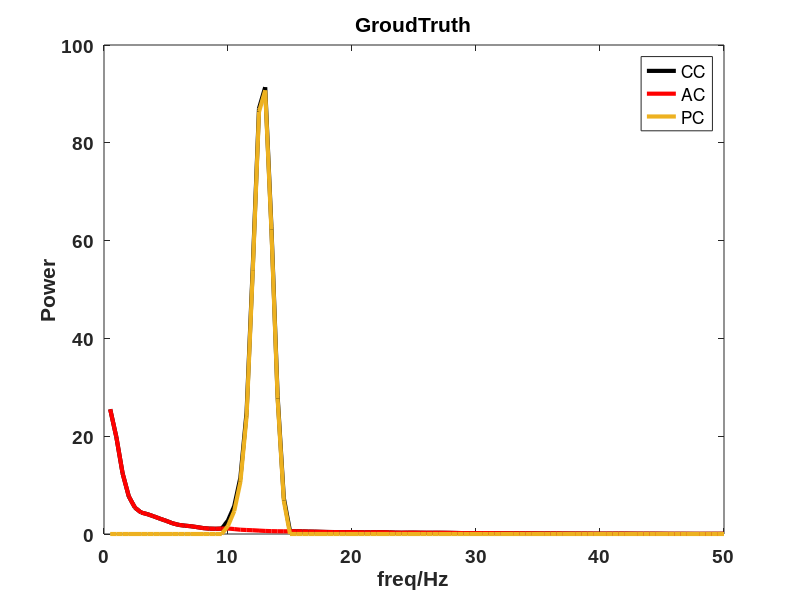

This figure's MATLAB source: (Note: this script raises an error after producing the figure.)
clc;clear;close all;
% 比较XiPi和FOOOF对于PGA仿真结果
load groudtruth_precantral_56.mat
load IEEG_spec.mat f
freq = f(2:101);

% GroudTruth
plot(freq,cc,'linewidth',3,'color','black')
set(gca,'fontName','Arial','fontSize',14,'fontWeight','bold')
xlabel('freq/Hz'); ylabel('Power')
hold on
plot(freq,ac,'linewidth',3,'color','r')
set(gca,'fontName','Arial','fontSize',14,'fontWeight','bold')
plot(freq,pc,'linewidth',3,'color','#EDB120')
set(gca,'fontName','Arial','fontSize',14,'fontWeight','bold')
legend('CC','AC','PC')
title('GroudTruth')

% XiPi
[psd_ftd,components] = scmem_unim(freq,cc',[0 0 0]);
% 总
plot(freq,cc,'linewidth',3,'color','black')
set(gca,'fontName','Arial','fontSize',14,'fontWeight','bold','xtick',[],'ytick',[])
hold on
plot(freq,components(:,1),'linewidth',3,'color','r')
plot(freq,components(:,2),'linewidth',3,'color','blue')
plot(freq,components(:,3),'linewidth',3,'color','green')
plot(freq,components(:,4),'linewidth',3,'color','#77AC30')
legend('Spt','ξ-π AC','ξ-π PC_1','ξ-π PC_2')

% ac
plot(freq,ac,'linewidth',3,'color','black')
set(gca,'fontName','Arial','fontSize',14,'fontWeight','bold','xtick',[],'ytick',[])
hold on
plot(freq,components(:,1),'linewidth',3,'color','#77AC30')

% pc
plot(freq,pc,'linewidth',3,'color','black')
hold on
plot(freq,psd_ftd - components(:,1),'linewidth',3,'color','#77AC30')
set(gca,'fontName','Arial','fontSize',14,'fontWeight','bold','xtick',[],'ytick',[])
ylim([0 60])

% FOOOF
% settings = struct('peak_width_limits',[1 12]);
settings = [];
fooof_results = fooof(freq,cc,[0 50], settings, 1);

% 总
plot(freq,cc,'linewidth',3,'color','black')
set(gca,'fontName','Arial','fontSize',14,'fontWeight','bold')
hold on
plot(freq,10.^fooof_results.ap_fit,'linewidth',3,'color','r')
% ylim([0 60])
for i=1:1
    c = fooof_results.gaussian_params(i,1);
    a = fooof_results.gaussian_params(i,2);
    w = fooof_results.gaussian_params(i,3);
    peak = a*exp(-((fooof_results.freqs-c).^2) / (2 * w^2));
    plot(freq,10.^(fooof_results.ap_fit+peak)-10.^fooof_results.ap_fit,'linewidth',3)
end
set(gca,'fontName','Arial','fontSize',14,'fontWeight','bold','xtick',[],'ytick',[])
legend('Spt','FOOOF AC','FOOOF PC_1','FOOOF PC_2','FOOOF PC_3')

% ac
plot(freq,ac,'linewidth',3,'color','black')
set(gca,'fontName','Arial','fontSize',14,'fontWeight','bold')
hold on
plot(freq,10.^fooof_results.ap_fit,'linewidth',3,'color','#EDB120')
set(gca,'fontName','Arial','fontSize',14,'fontWeight','bold')
legend('AC','AC - ξπ','AC - FOOOF')

% pc
plot(freq,pc,'linewidth',3,'color','black')
hold on
plot(freq, 10.^(fooof_results.fooofed_spectrum) - 10.^(fooof_results.ap_fit),'linewidth',3,'color','#EDB120')
legend('PC','PC - ξπ','PC - FOOOF')
ylim([0 60])
set(gca,'fontName','Arial','fontSize',14,'fontWeight','bold')